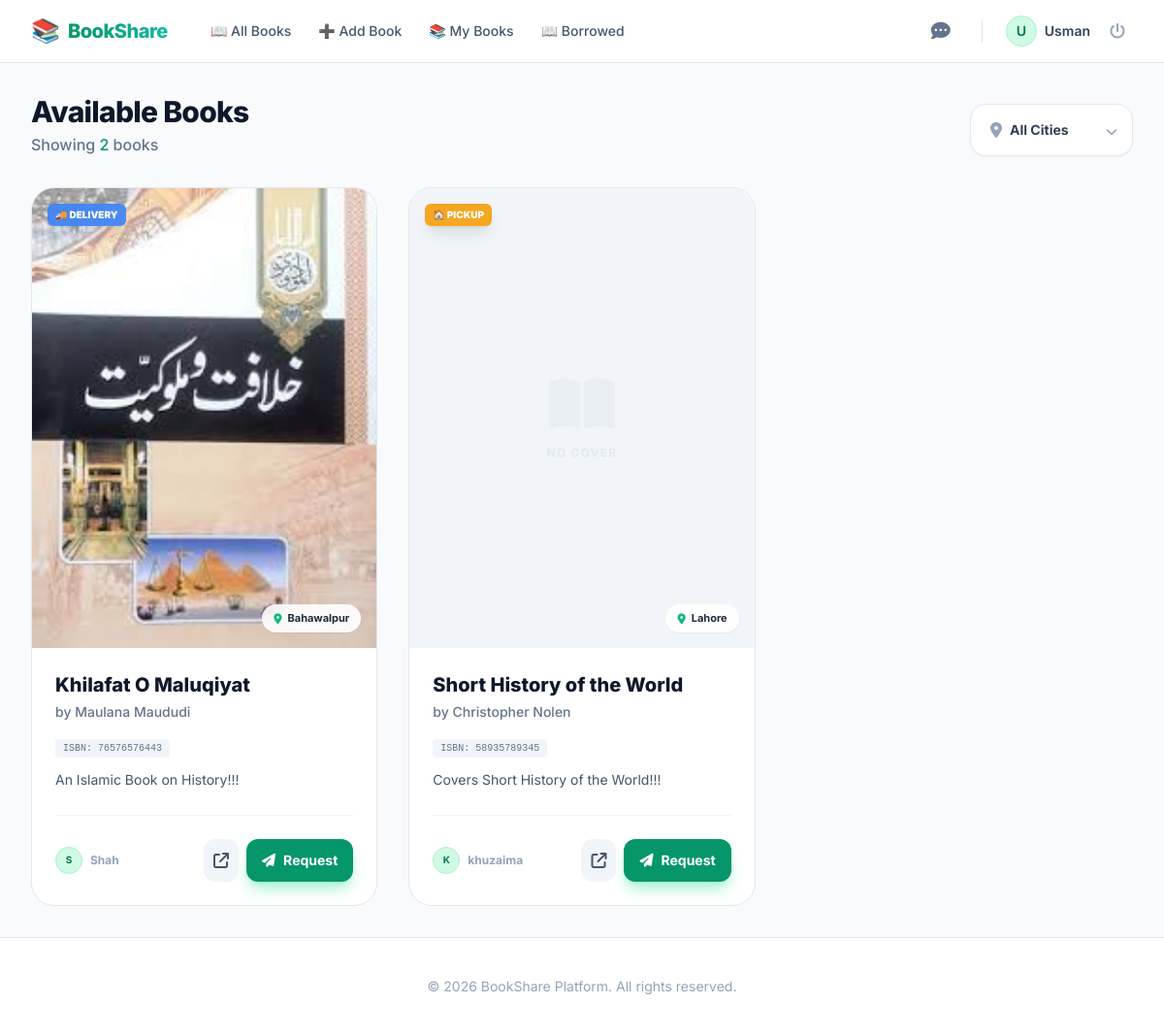
/books/browse/ (signed in), run on the app's committed database.
### books/models.py (models this page shows, shortened)
class Book(models.Model):
    owner = models.ForeignKey(User, on_delete=models.CASCADE, related_name='books')
    title = models.CharField(max_length=200)
    author = models.CharField(max_length=200)
    isbn = models.CharField(max_length=20, blank=True)
    description = models.TextField(blank=True)
    city = models.CharField(max_length=100)
    cover_url = models.URLField(blank=True, null=True)
    cover_image = models.ImageField(upload_to='book_covers/', blank=True, null=True)
    delivery_option = models.CharField(
        max_length=20,
        choices=[
            ('pickup', 'Pickup'),
            ('delivery', 'Delivery'),
            ('both', 'Both'),
        ],
        default='both'
    )
    available = models.BooleanField(default=True)
    created_at = models.DateTimeField(auto_now_add=True)

### books/views.py (the view)
# urls.py: path('browse/', views.browse_books, name='browse_books'),
@login_required
def browse_books(request):
    selected_city = request.GET.get('city', 'all')
    books = Book.objects.filter(available=True)
    if selected_city != 'all':
        books = books.filter(city=selected_city)
    books = books.order_by('-created_at')
    all_cities = Book.objects.values_list('city', flat=True).distinct().order_by('city')
    context = {
        'books': books,
        'all_cities': all_cities,
        'selected_city': selected_city,
    }
    return render(request, 'books/browse_books.html', context)

### chat/templatetags/custom_tags.py (called while the page is built)
@register.simple_tag
def unread_message_count(user):
    from chat.models import Chat
    user_chats = Chat.objects.filter(participants=user)
    unread = Message.objects.filter(
        chat__in=user_chats,
        is_read=False
    ).exclude(sender=user).count()
    return unread

### books/templates/books/browse_books.html (shortened to what this page needs)
{% extends 'base.html' %}
{% block content %}
<div class="space-y-8">
    <div class="flex flex-col md:flex-row md:items-end justify-between gap-6">
        <div>
            <h1 class="text-3xl font-extrabold text-slate-900 tracking-tight">Available Books</h1>
            <p class="text-slate-500 mt-1 font-medium">
                Showing <span class="text-emerald-600">{{ books|length }}</span> books
            </p>
        </div>
        <form method="GET" class="relative group">
            <div class="flex items-center bg-white border border-slate-200 rounded-2xl p-1 shadow-sm focus-within:ring-2 focus-within:ring-emerald-500/20 focus-within:border-emerald-500 transition-all">
                <span class="pl-4 text-slate-400">
                    <i class="fa-solid fa-location-dot"></i>
                </span>
                <select name="city" onchange="this.form.submit()"
                        class="bg-transparent border-none py-3 pl-2 pr-10 text-sm font-bold text-slate-700 focus:ring-0 cursor-pointer appearance-none">
                    <option value="all" {% if selected_city == 'all' %}selected{% endif %}>All Cities</option>
                </select>
                <div class="absolute right-4 pointer-events-none text-slate-400 group-hover:text-emerald-500 transition-colors">
                    <i class="fa-solid fa-chevron-down text-xs"></i>
                </div>
            </div>
        </form>
    </div>
    <div class="grid grid-cols-1 sm:grid-cols-2 lg:grid-cols-3 xl:grid-cols-4 gap-8">
        {% for book in books %}
        <div class="group bg-white rounded-3xl border border-slate-200 overflow-hidden hover:shadow-2xl hover:-translate-y-2 transition-all duration-300 flex flex-col">
            <div class="relative aspect-[3/4] overflow-hidden bg-slate-100">
                {% if book.cover_image %}
                    <img src="{{ book.cover_image.url }}" alt="{{ book.title }}"
                         class="w-full h-full object-cover group-hover:scale-110 transition-transform duration-500">
                {% elif book.cover_url %}
                    <img src="{{ book.cover_url }}" alt="{{ book.title }}"
                         class="w-full h-full object-cover group-hover:scale-110 transition-transform duration-500">
                {% else %}
                    <div class="w-full h-full flex flex-col items-center justify-center text-slate-300 gap-3">
                        <i class="fa-solid fa-book-open text-6xl opacity-20"></i>
                        <span class="text-xs font-bold uppercase tracking-widest opacity-40">No Cover</span>
                    </div>
                {% endif %}
                <div class="absolute top-4 left-4 flex flex-col gap-2">
                    {% if book.delivery_option == 'both' %}
                        <span class="bg-emerald-500/90 backdrop-blur-md text-white text-[10px] font-black px-2 py-1 rounded-md shadow-lg uppercase">📦 Both</span>
                    {% elif book.delivery_option == 'delivery' %}
                        <span class="bg-blue-500/90 backdrop-blur-md text-white text-[10px] font-black px-2 py-1 rounded-md shadow-lg uppercase">🚚 Delivery</span>
                    {% else %}
                        <span class="bg-amber-500/90 backdrop-blur-md text-white text-[10px] font-black px-2 py-1 rounded-md shadow-lg uppercase">🏠 Pickup</span>
                    {% endif %}
                </div>
                <div class="absolute bottom-4 right-4">
                    <span class="bg-white/90 backdrop-blur text-slate-800 text-[11px] font-bold px-3 py-1.5 rounded-full shadow-sm flex items-center gap-1.5">
                        <i class="fa-solid fa-location-dot text-emerald-500"></i> {{ book.city }}
                    </span>
                </div>
            </div>
            <div class="p-6 flex flex-col flex-grow">
                <div class="flex-grow">
                    <h3 class="text-xl font-extrabold text-slate-900 group-hover:text-emerald-600 transition-colors line-clamp-1">
                        {{ book.title }}
                    </h3>
                    <p class="text-sm font-medium text-slate-500 mt-1 mb-3">by {{ book.author }}</p>
                    {% if book.isbn %}
                        <div class="inline-block px-2 py-0.5 bg-slate-100 text-slate-500 text-[10px] font-mono rounded mb-3">
                            ISBN: {{ book.isbn }}
                        </div>
                    {% endif %}
                    <p class="text-slate-600 text-sm leading-relaxed line-clamp-2">
                        {{ book.description|default:"No description available for this book." }}
                    </p>
                </div>
                <div class="mt-6 pt-6 border-t border-slate-100 flex items-center justify-between">
                    <div class="flex items-center gap-2">
                        <div class="w-7 h-7 bg-emerald-100 rounded-full flex items-center justify-center text-[10px] font-bold text-emerald-700 border border-emerald-200">
                            {{ book.owner.username|slice:":1"|upper }}
                        </div>
                        <span class="text-xs font-bold text-slate-400">{{ book.owner.username }}</span>
                    </div>
                    <div class="flex gap-2">
                        <a href="{% url 'book_detail' book.id %}"
                           class="p-2.5 bg-slate-100 text-slate-600 rounded-xl hover:bg-slate-200 transition-colors" title="View Details">
                            <i class="fa-solid fa-arrow-up-right-from-square"></i>
                        </a>
                        {% if book.owner != request.user %}
                        <a href="{% url 'request_borrow' book.id %}"
                           class="flex items-center gap-2 bg-emerald-600 text-white px-4 py-2 rounded-xl text-sm font-bold hover:bg-emerald-700 transition-all shadow-lg shadow-emerald-200">
                            <i class="fa-solid fa-paper-plane"></i>
                            <span>Request</span>
                        </a>
                        {% endif %}
                    </div>
                </div>
            </div>
        </div>
        {% endfor %}
    </div>
</div>
{% endblock %}

### templates/base.html (shortened to what this page needs)
<!DOCTYPE html>
<html lang="en">
<head>
    <script src="https://cdn.tailwindcss.com"></script>
    <link rel="stylesheet" href="https://cdnjs.cloudflare.com/ajax/libs/font-awesome/6.4.0/css/all.min.css">
</head>
<body class="bg-slate-50 text-slate-900 min-h-screen flex flex-col">
    <nav class="bg-white border-b border-slate-200 sticky top-0 z-50">
        <div class="max-w-7xl mx-auto px-4 sm:px-6 lg:px-8">
            <div class="flex justify-between h-16">
                <div class="flex items-center">
                    <a href="{% url 'browse_books' %}" class="flex items-center gap-2 group">
                        <span class="text-2xl group-hover:scale-110 transition-transform">📚</span>
                        <span class="font-extrabold text-xl tracking-tight bg-clip-text text-transparent bg-gradient-to-r from-emerald-600 to-teal-500">
                        </span>
                    </a>
                    <div class="hidden md:ml-8 md:flex md:space-x-1">
                        <a href="{% url 'browse_books' %}" class="px-3 py-2 rounded-md text-sm font-medium text-slate-600 hover:text-emerald-600 hover:bg-emerald-50 transition-all">📖 All Books</a>
                        <a href="{% url 'add_book' %}" class="px-3 py-2 rounded-md text-sm font-medium text-slate-600 hover:text-emerald-600 hover:bg-emerald-50 transition-all">➕ Add Book</a>
                        <a href="{% url 'my_books' %}" class="px-3 py-2 rounded-md text-sm font-medium text-slate-600 hover:text-emerald-600 hover:bg-emerald-50 transition-all">📚 My Books</a>
                        <a href="{% url 'borrowed_books' %}" class="px-3 py-2 rounded-md text-sm font-medium text-slate-600 hover:text-emerald-600 hover:bg-emerald-50 transition-all">📖 Borrowed</a>
                    </div>
                </div>
                <div class="hidden md:flex md:items-center md:gap-4">
                    {% if request.user.is_authenticated %}
                        <a href="{% url 'chat_list' %}" class="relative p-2 text-slate-500 hover:text-emerald-600 transition-colors">
                            <i class="fa-solid fa-comment-dots text-xl"></i>
                            {% load custom_tags %}
                            {% unread_message_count request.user as unread_count %}
                        </a>
                        <div class="flex items-center gap-3">
                            <a href="{% url 'profile' %}" class="flex items-center gap-2 text-sm font-semibold text-slate-700 hover:text-emerald-600 transition-colors">
                                <div class="w-8 h-8 rounded-full bg-emerald-100 flex items-center justify-center text-emerald-700 border border-emerald-200">
                                    {{ request.user.username|slice:":1"|upper }}
                                </div>
                                <span>{{ request.user.username }}</span>
                            </a>
                            <a href="{% url 'logout' %}" class="text-slate-400 hover:text-red-500 transition-colors px-2" title="Logout">
                                <i class="fa-solid fa-power-off"></i>
                            </a>
                        </div>
                    {% endif %}
                </div>
            </div>
        </div>
    </nav>
    <main class="flex-grow max-w-7xl mx-auto w-full p-4 sm:p-6 lg:p-8 fade-in">
        {% block content %}{% endblock %}
    </main>
    <footer class="bg-white border-t border-slate-200 py-10">
        <div class="max-w-7xl mx-auto px-4 text-center">
            <p class="text-slate-400 text-sm">
                &copy; 2026 BookShare Platform. All rights reserved.
            </p>
        </div>
    </footer>
</body>
</html>

### templates/base.html (style rules this page uses)
body { font-family: 'Inter', sans-serif; }
.fade-in { animation: fadeIn 0.3s ease-in; }

### data on the page
Book: cover_image (picture), delivery_option "🚚 DELIVERY", city "Bahawalpur", title "Khilafat O Maluqiyat", author "Maulana Maududi", isbn "76576576443", description "An Islamic Book on History!!!", owner.username "S", owner.username "Shah", shows "Request"
Book: delivery_option "🏠 PICKUP", city "Lahore", title "Short History of the World", author "Christopher Nolen", isbn "58935789345", description "Covers Short History of the World!!!", owner.username "K", owner.username "khuzaima", shows "Request"

### other printed values
{{ request.user.username|slice:":1"|upper }} "U"
{{ request.user.username }} "Usman"
{{ books|length }} "2"
